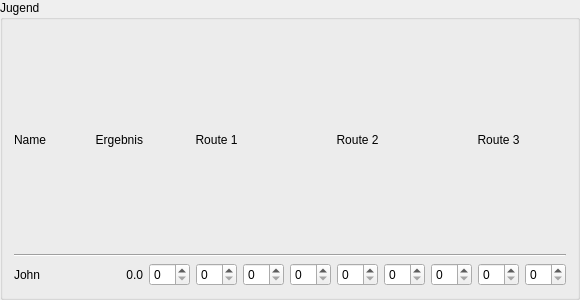
<?xml version="1.0" encoding="UTF-8"?>
<ui version="4.0">
 <class>GroupBox</class>
 <widget class="QGroupBox" name="GroupBox">
  <property name="geometry">
   <rect>
    <x>0</x>
    <y>0</y>
    <width>580</width>
    <height>300</height>
   </rect>
  </property>
  <property name="windowTitle">
   <string>GroupBox</string>
  </property>
  <property name="title">
   <string>Jugend</string>
  </property>
  <layout class="QGridLayout" name="gridLayout">
   <item row="0" column="0">
    <widget class="QLabel" name="label">
     <property name="text">
      <string>Name</string>
     </property>
    </widget>
   </item>
   <item row="0" column="3">
    <widget class="QLabel" name="label_3">
     <property name="text">
      <string>Route 2</string>
     </property>
     <property name="alignment">
      <set>Qt::AlignCenter</set>
     </property>
    </widget>
   </item>
   <item row="2" column="4">
    <layout class="QHBoxLayout" name="horizontalLayout_3">
     <item>
      <widget class="QSpinBox" name="spinBox_7"/>
     </item>
     <item>
      <widget class="QSpinBox" name="spinBox_8"/>
     </item>
     <item>
      <widget class="QSpinBox" name="spinBox_9"/>
     </item>
    </layout>
   </item>
   <item row="2" column="2">
    <layout class="QHBoxLayout" name="horizontalLayout">
     <item>
      <widget class="QSpinBox" name="spinBox"/>
     </item>
     <item>
      <widget class="QSpinBox" name="spinBox_2"/>
     </item>
     <item>
      <widget class="QSpinBox" name="spinBox_3"/>
     </item>
    </layout>
   </item>
   <item row="1" column="0" colspan="5">
    <widget class="Line" name="line">
     <property name="frameShadow">
      <enum>QFrame::Sunken</enum>
     </property>
     <property name="orientation">
      <enum>Qt::Horizontal</enum>
     </property>
    </widget>
   </item>
   <item row="0" column="2">
    <widget class="QLabel" name="label_2">
     <property name="text">
      <string>Route 1</string>
     </property>
     <property name="alignment">
      <set>Qt::AlignCenter</set>
     </property>
    </widget>
   </item>
   <item row="0" column="4">
    <widget class="QLabel" name="label_4">
     <property name="text">
      <string>Route 3</string>
     </property>
     <property name="alignment">
      <set>Qt::AlignCenter</set>
     </property>
    </widget>
   </item>
   <item row="2" column="0">
    <widget class="QLabel" name="label_5">
     <property name="text">
      <string>John</string>
     </property>
    </widget>
   </item>
   <item row="2" column="3">
    <layout class="QHBoxLayout" name="horizontalLayout_2">
     <item>
      <widget class="QSpinBox" name="spinBox_4"/>
     </item>
     <item>
      <widget class="QSpinBox" name="spinBox_5"/>
     </item>
     <item>
      <widget class="QSpinBox" name="spinBox_6"/>
     </item>
    </layout>
   </item>
   <item row="0" column="1">
    <widget class="QLabel" name="label_6">
     <property name="text">
      <string>Ergebnis</string>
     </property>
     <property name="alignment">
      <set>Qt::AlignRight|Qt::AlignTrailing|Qt::AlignVCenter</set>
     </property>
    </widget>
   </item>
   <item row="2" column="1">
    <widget class="QLabel" name="label_7">
     <property name="text">
      <string>0.0</string>
     </property>
     <property name="alignment">
      <set>Qt::AlignRight|Qt::AlignTrailing|Qt::AlignVCenter</set>
     </property>
    </widget>
   </item>
  </layout>
 </widget>
 <resources/>
 <connections/>
</ui>
